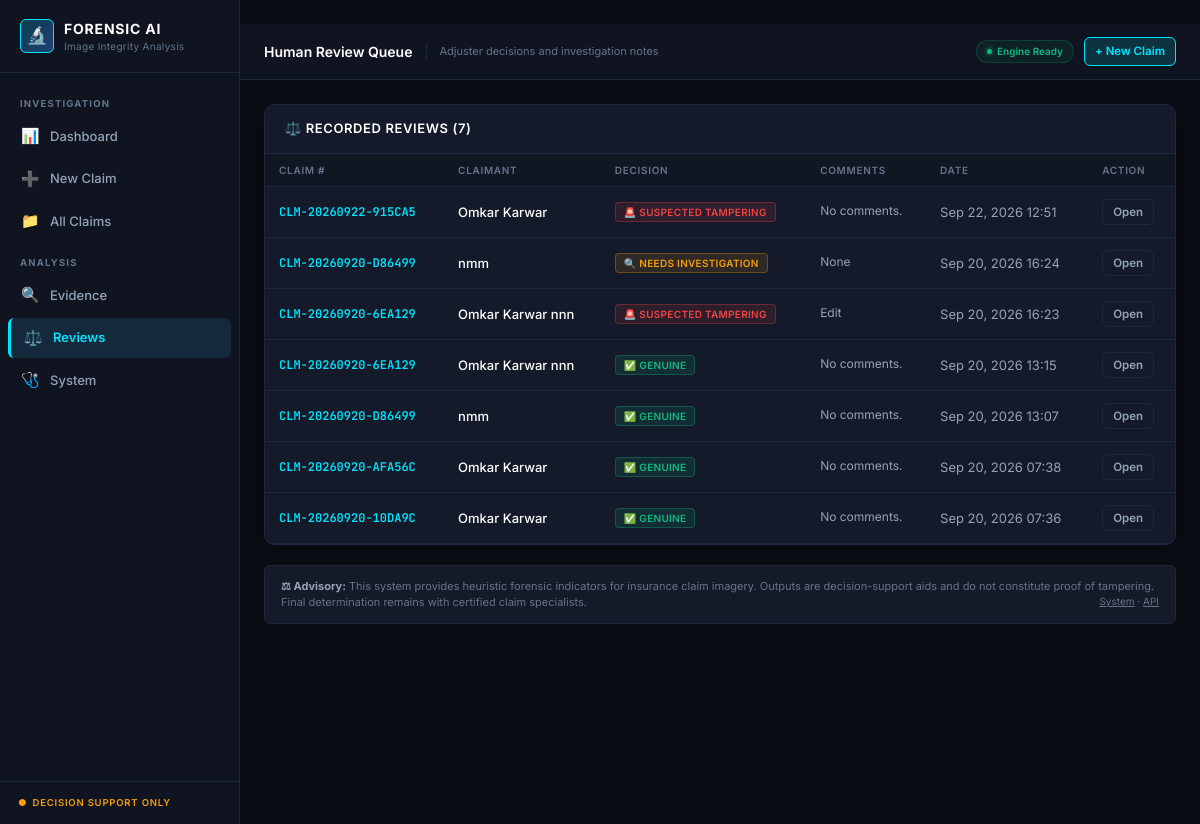
The app's page /reviews with its own data.
### app/models/review.py (models this page shows, shortened)
class Review(Base):
    __tablename__ = "reviews"
    id = Column(Integer, primary_key=True, index=True)
    claim_id = Column(Integer, ForeignKey("claims.id", ondelete="CASCADE"), nullable=False, index=True)
    analysis_id = Column(Integer, ForeignKey("forensic_analyses.id", ondelete="SET NULL"), nullable=True, index=True)
    reviewer_id = Column(Integer, ForeignKey("users.id", ondelete="SET NULL"), nullable=True, index=True)
    decision = Column(String(50), nullable=False)  # approved, manual_audit_required, flagged_for_investigation
    comments = Column(Text, nullable=True)
    is_final = Column(Boolean, default=False, nullable=False)
    created_at = Column(DateTime, default=lambda: datetime.now(timezone.utc), nullable=False)
    updated_at = Column(DateTime, default=lambda: datetime.now(timezone.utc), onupdate=lambda: datetime.now(timezone.utc), nullable=False)
    claim = relationship("Claim", back_populates="reviews")
    reviewer = relationship("User", back_populates="reviews")

### app/models/claim.py (models this page shows, shortened)
class Claim(Base):
    __tablename__ = "claims"
    id = Column(Integer, primary_key=True, index=True)
    claim_number = Column(String(50), unique=True, index=True, nullable=False)
    policy_number = Column(String(50), index=True, nullable=False)
    claimant_name = Column(String(100), nullable=False)
    incident_date = Column(DateTime, nullable=True)
    claim_type = Column(String(50), default="Auto Damage", nullable=False)
    status = Column(String(30), default="submitted", nullable=False)  # submitted, in_review, flagged, verified
    estimated_amount = Column(Float, default=0.0, nullable=False)
    notes = Column(Text, nullable=True)
    created_at = Column(DateTime, default=lambda: datetime.now(timezone.utc), nullable=False)
    updated_at = Column(DateTime, default=lambda: datetime.now(timezone.utc), onupdate=lambda: datetime.now(timezone.utc), nullable=False)
    images = relationship("ClaimImage", back_populates="claim", cascade="all, delete-orphan")
    reviews = relationship("Review", back_populates="claim", cascade="all, delete-orphan")
    audit_logs = relationship("AuditLog", back_populates="claim", cascade="all, delete-orphan")

### app/main.py (the view)
@app.get("/reviews", response_class=HTMLResponse, tags=["Web UI"])
def view_reviews_queue(request: Request, db: Session = Depends(get_db)):
    reviews_list = db.query(Review).order_by(desc(Review.created_at)).all()
    return templates.TemplateResponse(
        request,
        "reviews.html",
        {
            "active_page": "reviews",
            "reviews": reviews_list,
            "db_type": active_db_type,
        },
    )

### app/templates/reviews.html (shortened to what this page needs)
﻿{% extends "base.html" %}
{% block page_title %}Human Review Queue{% endblock %}
{% block page_subtitle %}Adjuster decisions and investigation notes{% endblock %}
{% block content %}
<div class="card">
  <div class="card-header">
    <h3>⚖️ Recorded Reviews ({{ reviews|length }})</h3>
  </div>
  <div class="table-responsive">
    <table class="forensic-table">
      <thead>
        <tr>
          <th>Claim #</th>
          <th>Claimant</th>
          <th>Decision</th>
          <th>Comments</th>
          <th>Date</th>
          <th>Action</th>
        </tr>
      </thead>
      <tbody>
        {% if reviews %}
          {% for r in reviews %}
          <tr>
            <td>
              <a href="/claims/{{ r.claim.id }}" class="claim-code">{{ r.claim.claim_number }}</a>
            </td>
            <td style="color: #fff; font-weight: 500;">{{ r.claim.claimant_name }}</td>
            <td>
              {% if r.decision == 'approved' %}
                <span class="badge badge-verified">✅ Genuine</span>
              {% elif r.decision == 'manual_audit_required' %}
                <span class="badge badge-in_review">🔍 Needs Investigation</span>
              {% else %}
                <span class="badge badge-flagged">🚨 Suspected Tampering</span>
              {% endif %}
            </td>
            <td style="max-width: 280px; color: var(--text-secondary); font-size: 12px; line-height: 1.4;">
              {{ r.comments or 'No comments.' }}
            </td>
            <td style="white-space: nowrap;">{{ r.created_at.strftime('%b %d, %Y %H:%M') }}</td>
            <td>
              <a href="/claims/{{ r.claim.id }}" class="btn btn-secondary btn-sm">Open</a>
            </td>
          </tr>
          {% endfor %}
        {% endif %}
      </tbody>
    </table>
  </div>
</div>
{% endblock %}

### app/static/css/forensic.css (style rules this page uses)
*, *::before, *::after { box-sizing: border-box; margin: 0; padding: 0; }
body { font-family: var(--font-sans); background-color: var(--bg-main); color: var(--text-primary); min-height: 100vh; line-height: 1.5; -webkit-font-smoothing: antialiased; overflow-x: hidden; }
.card { background: var(--bg-card); border: 1px solid var(--border-subtle); border-radius: var(--radius-md); box-shadow: var(--shadow-card); margin-bottom: 20px; overflow: hidden; min-width: 0; }
.card-header { padding: 14px 20px; border-bottom: 1px solid var(--border-subtle); display: flex; align-items: center; justify-content: space-between; gap: 12px; flex-wrap: wrap; }
.card-header h3 { font-size: 13px; font-weight: 600; text-transform: uppercase; letter-spacing: 0.6px; color: #fff; display: flex; align-items: center; gap: 8px; }
.table-responsive { overflow-x: auto; -webkit-overflow-scrolling: touch; }
.forensic-table { width: 100%; border-collapse: collapse; text-align: left; min-width: 0; }
.forensic-table th { padding: 10px 14px; font-size: 10px; font-weight: 600; text-transform: uppercase; letter-spacing: 0.7px; color: var(--text-muted); background: rgba(15, 20, 32, 0.6); border-bottom: 1px solid var(--border-subtle); white-space: nowrap; }
.forensic-table td { padding: 12px 14px; font-size: 13px; color: var(--text-secondary); border-bottom: 1px solid var(--border-subtle); vertical-align: middle; }
.claim-code { font-family: var(--font-mono); font-size: 12px; color: var(--cyan-forensic); text-decoration: none; font-weight: 600; }
.badge { display: inline-flex; align-items: center; gap: 4px; padding: 3px 8px; border-radius: 4px; font-size: 10px; font-weight: 600; text-transform: uppercase; letter-spacing: 0.3px; white-space: nowrap; }
.badge-in_review { background: rgba(245, 158, 11, 0.12); color: var(--amber-review); border: 1px solid rgba(245, 158, 11, 0.3); }
.badge-flagged { background: rgba(239, 68, 68, 0.12); color: var(--crimson-tampered); border: 1px solid rgba(239, 68, 68, 0.3); }
.badge-verified { background: rgba(16, 185, 129, 0.12); color: var(--emerald-clean); border: 1px solid rgba(16, 185, 129, 0.3); }
.btn { display: inline-flex; align-items: center; justify-content: center; gap: 6px; padding: 8px 14px; font-size: 12.5px; font-weight: 600; border-radius: var(--radius-sm); cursor: pointer; text-decoration: none; border: 1px solid transparent; transition: background 0.15s, color 0.15s, box-shadow 0.15s; font-family: inherit; white-space: nowrap; }
.btn-secondary { background: var(--bg-card); color: var(--text-secondary); border-color: var(--border-subtle); }
.btn-sm { padding: 5px 10px; font-size: 11.5px; }

### records on screen
Review: claim.claim_number "CLM-20260922-915CA5", claim.claimant_name "Omkar Karwar", shows "🚨 SUSPECTED TAMPERING", comments "No comments.", created_at "Sep 22, 2026 12:51"
Review: claim.claim_number "CLM-20260920-D86499", claim.claimant_name "nmm", shows "🔍 NEEDS INVESTIGATION", comments "None", created_at "Sep 20, 2026 16:24"
Review: claim.claim_number "CLM-20260920-6EA129", claim.claimant_name "Omkar Karwar nnn", shows "🚨 SUSPECTED TAMPERING", comments "Edit", created_at "Sep 20, 2026 16:23"
Review: claim.claim_number "CLM-20260920-6EA129", claim.claimant_name "Omkar Karwar nnn", decision "✅ GENUINE", comments "No comments.", created_at "Sep 20, 2026 13:15"
Review: claim.claim_number "CLM-20260920-D86499", claim.claimant_name "nmm", decision "✅ GENUINE", comments "No comments.", created_at "Sep 20, 2026 13:07"
Review: claim.claim_number "CLM-20260920-AFA56C", claim.claimant_name "Omkar Karwar", decision "✅ GENUINE", comments "No comments.", created_at "Sep 20, 2026 07:38"
Review: claim.claim_number "CLM-20260920-10DA9C", claim.claimant_name "Omkar Karwar", decision "✅ GENUINE", comments "No comments.", created_at "Sep 20, 2026 07:36"

### other values on screen
{{ reviews|length }} "7"
